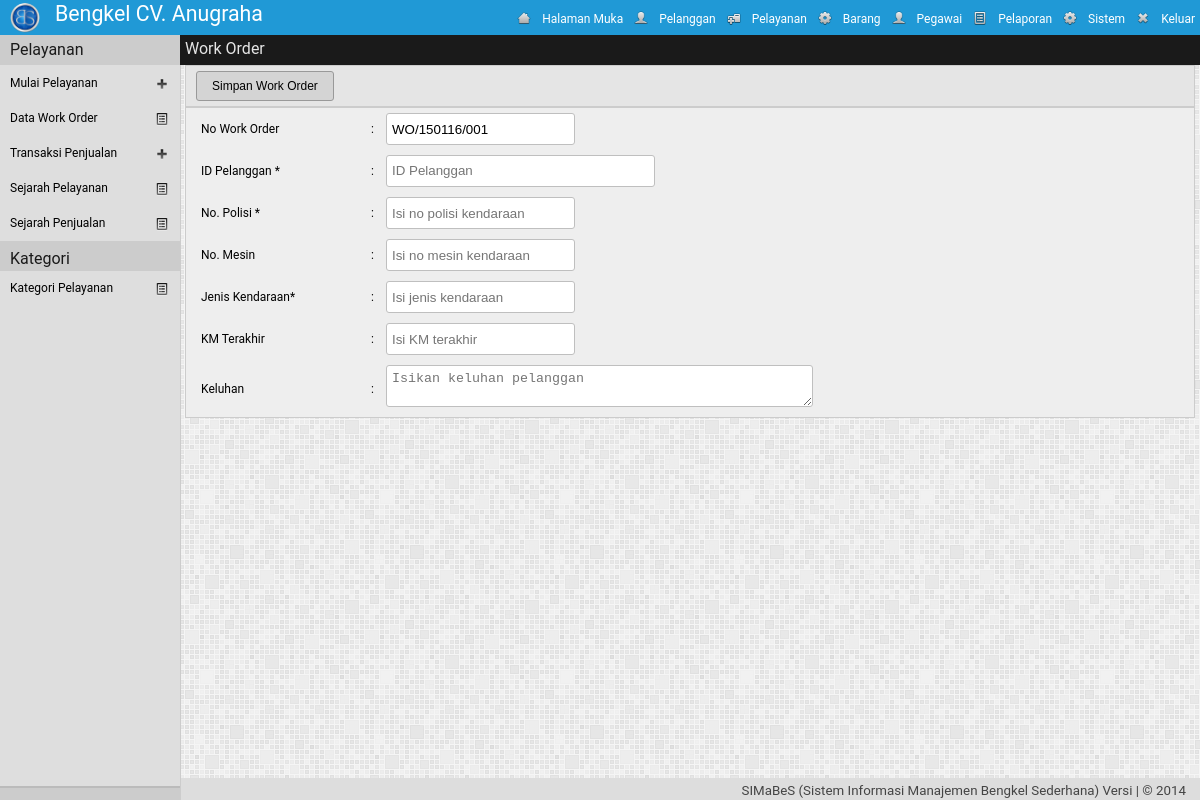
The page /adm/?mod=pelayanan&h=mulai (signed in) on the database its author committed.
### tables this page shows
CREATE TABLE IF NOT EXISTS `pengaturan` (
`id` int(1) NOT NULL,
  `nm_bengkel` varchar(30) NOT NULL,
  `telp1` varchar(30) NOT NULL,
  `telp2` varchar(30) NOT NULL,
  `almt_bengkel` text NOT NULL,
  `logo_bengkel` text NOT NULL,
  `tentang_bengkel` text NOT NULL
);

CREATE TABLE IF NOT EXISTS `akses_pengguna` (
  `kel_id` int(2) NOT NULL,
  `id_menu` int(2) NOT NULL,
  `r` enum('0','1') NOT NULL
);

CREATE TABLE IF NOT EXISTS `menu` (
  `id_menu` int(2) NOT NULL,
  `nm_menu` varchar(20) NOT NULL,
  `class` varchar(10) NOT NULL,
  `links` text NOT NULL,
  `icon` text NOT NULL,
  `value` text NOT NULL
);

### adm/pelayanan/mulai.php (the view, shortened to what this page needs)
<?php
	$lokasi="Work Order";
	$a="WO";
	$b=date("ymd");
	$qry = "SELECT max(no_wo) as maxID FROM ply_wo WHERE no_wo LIKE '%$a/$b%'";
	$hasil = mysql_query($qry);
	$kode = mysql_fetch_array($hasil);
	$idMax = $kode['maxID'];
	$noUrut = (int) substr($idMax, 10, 3);
	$noUrut++;
	$no_wo = $a ."/". $b . "/". sprintf("%03s", $noUrut);
	echo '
	<div class="konten">
	<div class="lokasi"><label>'.$lokasi.'</label></div>
	<form class="form1" method="POST" action="?mod='.$_GET['mod'].'&h=aksi" enctype="multipart/form-data"  name="form1" onsubmit="return validasi_mulai();">
	<div class="alat">
		<input type="submit" name="simpan_wo" class="simpan" id="sendiri" value="Simpan '.$lokasi.'">
		<input type="hidden" name="lokasi" value="'.$lokasi.'">
	</div>
	<table class="table" cellpadding="5" cellspacing="0" border="0">
		<tr><td width="170px"><label>No Work Order</label></td><td width="5px">:</td><td><input type="text" class="text" name="no_wo" value="'.$no_wo.'" readonly=""></td></tr>
		<tr><td><label>ID Pelanggan *</label></td><td>:</td><td><input list="cari_plg" name="id_plg" class="text" size="30" maxlength="20" placeholder="ID Pelanggan">
				<datalist id="cari_plg">';
				echo'
				</datalist></td></tr>
		<tr><td><label>No. Polisi *</label></td><td>:</td><td><input type="text" class="text" maxlength="10" name="no_polisi" placeholder="Isi no polisi kendaraan"></></td></tr>
		<tr><td><label>No. Mesin</label></td><td>:</td><td><input type="text" class="text" name="no_mesin" placeholder="Isi no mesin kendaraan"></td></tr>
		<tr><td><label>Jenis Kendaraan*</label></td><td>:</td><td><input type="text" class="text" name="jns_kendaraan" placeholder="Isi jenis kendaraan"></td></tr>
		<tr><td><label>KM Terakhir</label></td><td>:</td><td><input type="text" class="text" name="km_terakhir" placeholder="Isi KM terakhir"></td></tr>
		<tr><td><label>Keluhan</label></td><td>:</td><td><textarea cols="50" rows="2" name="keluhan" placeholder="Isikan keluhan pelanggan"></textarea></td></tr>
	</table>
	</form>
	</div>';
?>

### adm/header.php
<?php
	$qpeng=mysql_query("SELECT * FROM pengaturan  LIMIT 1");
	$dpeng=mysql_fetch_object($qpeng);
	$qmenu="select id_menu  from akses_pengguna where  kel_id='".$_SESSION['kel_id']."' AND r='1' ";
	$dmenu=mysql_query($qmenu) or die (mysql_error());
echo'
<!DOCTYPE html PUBLIC "-//W3C//DTD XHTML 1.0 Strict//EN"
	"http://www.w3.org/TR/xhtml1/DTD/xhtml1-strict.dtd">
<html xmlns="http://www.w3.org/1999/xhtml" xml:lang="en" lang="en">
<head>
<title>'.$aplikasi." | ".strtoupper($_GET['mod']).' | Daily Build</title>
		<link rel="shortcut icon" href="../img/icon.ico" />
		<link rel="stylesheet" type="text/css" href="../styler/header.css">
		<link rel="stylesheet" type="text/css" href="../styler/style.css">
		<link rel="stylesheet" type="text/css" href="../styler/jquery-ui.css">
		<link rel="stylesheet" type="text/css" href="../styler/jquery-ui.theme.css">
		<script type="text/javascript" src="../styler/jquery-1.9.1.js"></script>
		<script type="text/javascript" src="../styler/jquery-ui.js"></script>
		<link rel="stylesheet" type="text/css" href="../styler/toastr.css">
		<script type="text/javascript" src="../styler/toastr.js"></script>
		<script type="text/javascript" src="../styler/toastr_option.js"></script>
		<script type="text/javascript" src="../styler/iframe.js"></script>
		<script type="text/javascript" src="../styler/check-uncheck.js"></script>
		<script src="../styler/tab.js" type="text/javascript"></script>
		<link href="../styler/tab.css" rel="stylesheet" type="text/css" />
</head>
<body >
<div class="header" >
	<div class="kiri">
		<a href="../index.php" target="_blank">
		<div class="logo"><img src="'.$dpeng->logo_bengkel.'"></div>
		<div class="namabengkel" >'.$dpeng->nm_bengkel.'</div></a>
	</div>
	<div class="kanan">
		<ul class="header-nav">';
			while ($dpengku2=mysql_fetch_object($dmenu)){
				$myquery="select *  from menu where id_menu='".$dpengku2->id_menu."'";
				$isi=mysql_query($myquery) or die (mysql_error());
				$dpengku=mysql_fetch_object($isi);
				echo "<a href='$dpengku->links' title='$dpengku->nm_menu' ><li class='$dpengku->class'><img class='img' src='$dpengku->icon'>$dpengku->nm_menu</li></a>";
			}
		echo'
		</ul>
	</div>
</div>
';
?>

### styler/header.css (style rules this page uses)
.header { top: 0px; width: 100%; height: 35px; padding: 0px; margin: 0px; color: #ffffff; background: #2099D6; position: fixed; z-index:1000; }
.kiri { float:left; width:auto; vertical-align:middle; }
.logo { float: left; margin: 3px 10px 5px 10px; padding: 0; vertical-align: middle; }
.logo img { width: 30px; height: 30x; border-radius: 20px; }
.namabengkel { float: left; margin: auto; padding: 5px; text-align: left; font-size: 16pt; color:#ffffff; }
.kanan { height:34px; width:auto; float:right; right: 0px; display: inline; }
.header-nav { list-style: none; margin: 0px; padding: 0px; }
.header-nav li { color:#fff; line-height: 18px; text-indent: 0px; }
.header-nav li img { float: left; margin: 0px 10px 0px 0px ; height: 16px; width: 16px; }
.menu, .keluar { padding :10px 5px 7px 5px ; margin:0; float: left; text-align: center; vertical-align: top; }

### styler/style.css (style rules this page uses)
a { text-decoration: none; }
a:link,a:visited { color: #000000; }
body { font-family: Roboto,Open Sans,Sans, Sans Serif, Calibri, Arial; font-size: 12px; margin: 0px; padding: 0px; background: url('../img/bg.png') repeat; line-height: 1.5em; color: #444; height:100%; }
.konten { width: auto; height: auto; margin: 0 0 50px 180px; padding: 30px 5px 0px 5px; vertical-align:middle; font-size: 12px; color:#000; }
table { width: 100%; height: auto; margin: 0px 0px 10px 0px; border:1px solid #ccc; }
.form1 { float:left; margin-bottom:10px; width:100%; }
div.alat { width : auto; padding:5px 0px 5px 10px ; background:#E5E5E5; border:1px solid #ccc; }
.tambah, .simpan, .perbaharui, .batal, .hapus, .cetak, .noPrint, .kembali { font-size:12px; padding-left:15px; padding-right:15px; height:30px; vertical-align:middle; border:1px solid #999999; cursor: pointer; color:#000; background:#D4D4D4; -webkit-transition:all 0.3s ease-in-out; -moz-transition:all 0.3s ease-in-out; -o-transition:all 0.3s ease-in-out; transition:all 0.3s ease-in-out; }
#sendiri { border-radius:3px; }
.text { padding: 5px ; height:20px; border: 1px solid #BFBFBF; border-radius:3px; color: #000000; background: #fff; -webkit-transition:all 0.2s ease-in-out; -moz-transition:all 0.2s ease-in-out; -o-transition:all 0.2s ease-in-out; transition:all 0.2s ease-in-out; }
textarea { padding:5px; border: 1px solid #BFBFBF; border-radius: 3px; background: #fff; color: #000000; resize: vertical; }
label { margin-left:10px; font-size: 12px; }
td { min-height:30px; }
table { background:#eee; }
.lokasi { top:35px; left:180px; margin:0px 0px 5px 0px; padding:5px; height:20px; vertical-align:middle; color:#E5E5E5; position:fixed; width:100%; float:right; z-index:999; background: #1A1A1A; }
.lokasi > label { font-size:12pt; margin:0px; }

### rows shown on the page
pengaturan: logo_bengkel (picture), nm_bengkel "Bengkel CV. Anugraha"
akses_pengguna: id_menu.icon (picture), id_menu.nm_menu "Halaman Muka"
akses_pengguna: id_menu.icon (picture), id_menu.nm_menu "Pelanggan"
akses_pengguna: id_menu.icon (picture), id_menu.nm_menu "Pelayanan"
akses_pengguna: id_menu.icon (picture), id_menu.nm_menu "Barang"
akses_pengguna: id_menu.icon (picture), id_menu.nm_menu "Pegawai"
akses_pengguna: id_menu.icon (picture), id_menu.nm_menu "Pelaporan"
akses_pengguna: id_menu.icon (picture), id_menu.nm_menu "Sistem"
akses_pengguna: id_menu.icon (picture), id_menu.nm_menu "Keluar"

### other values the page prints
$lokasi "Work Order"
